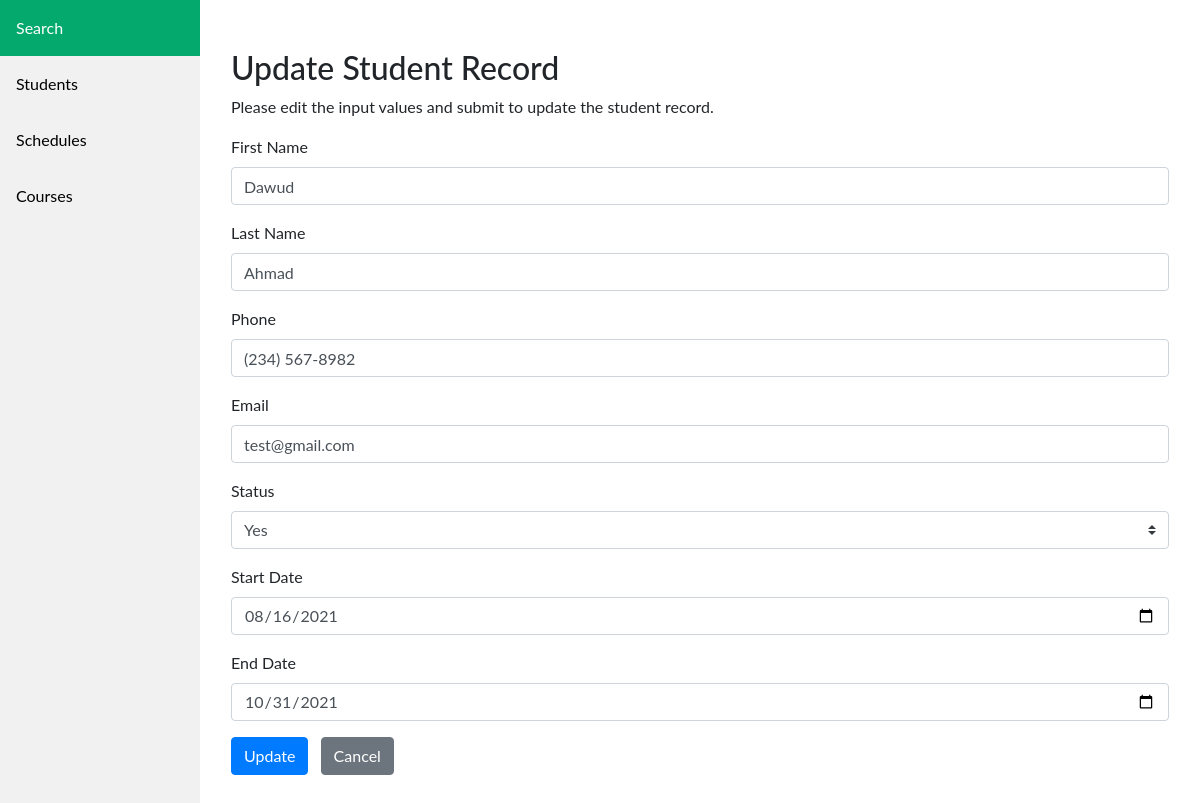
Screenshot of /students/update-stud.php?id=6 with the database file from the repository.
### tables this page shows
CREATE TABLE `t_students` (
  `ID_student` int(11) NOT NULL,
  `fname` char(10) NOT NULL,
  `lname` char(15) NOT NULL,
  `phone` varchar(45) NOT NULL,
  `email` char(30) NOT NULL,
  `status` tinyint(1) NOT NULL,
  `start_dte` date NOT NULL,
  `end_dte` date NOT NULL
);

### students/update-stud.php (the view, shortened to what this page needs)
<?php require_once '../header.php'; ?>
<?php
	$fname = $lname = $phone = $email = "";
	$fname_err = $lname_err = $phone_err = $email_err = "";
	if(isset($_POST["id"]) && !empty($_POST["id"])){
		$id = $_POST["id"];
	    $input_fname = trim($_POST["fname"]);
	    if(empty($input_fname)){
	        $fname_err = "Please enter first name.";
	    } elseif(!filter_var($input_fname, FILTER_VALIDATE_REGEXP, array("options"=>array("regexp"=>"/^[a-zA-Z\s]+$/")))){
	        $fname_err = "Please enter a valid name.";
	    } else{
	        $fname = $input_fname;
	    }
	    $input_lname = trim($_POST["lname"]);
	    if(empty($input_lname)){
	        $lname_err = "Please enter last name.";
	    } elseif(!filter_var($input_lname, FILTER_VALIDATE_REGEXP, array("options"=>array("regexp"=>"/^[a-zA-Z\s]+$/")))){
	        $lname_err = "Please enter a valid name.";
	    } else{
	        $lname = $input_lname;
	    }
	    $input_phone = trim($_POST["phone"]);
	    if(empty($input_phone)){
	        $phone_err = "Please enter a phone number.";
	    } elseif(!isValidTelephoneNumber($input_phone)){
	        $phone_err = "Please enter a valid phone number.";
	    } else{
	        $phone1 = normalizeTelephoneNumber($input_phone);
	        $phone = sprintf("(%s) %s-%s", substr($phone1, 2, 3), substr($phone1, 5, 3), substr($phone1, 8));
	    }
	    $input_email = trim($_POST["email"]);
	    if(empty($input_email)){
	        $email_err = "Please enter an email.";
	    } elseif(!filter_var($input_email, FILTER_VALIDATE_EMAIL)){
	        $email_err = "Please enter a valid email.";
	    } else{
	        $email = $input_email;
	    }
	    $status = trim($_POST["status"]);
	    $input_startd = trim($_POST["startd"]);
	    $startd = $input_startd;
	    $input_endd = trim($_POST["endd"]);
	    $endd = $input_endd;
	    if(empty($fname_err) && empty($lname_err) && empty($phone_err) && empty($email_err)){
	        $sql1 = "UPDATE t_students SET fname=?, lname=?, phone=?, email=?, status=?, start_dte=?, end_dte=? WHERE ID_student = ?";
	        if($stmt = $db->prepare($sql1)){
	            $stmt->bind_param("sssssssi", $param_fname, $param_lname, $param_phone, $param_email, $param_status, $param_startd, $param_endd, $param_id);
	            $param_fname = $fname;
	            $param_lname = $lname;
	            $param_phone = $phone;
	            $param_email = $email;
	            $param_status = $status;
	            $param_startd = $startd;
	            $param_endd = $endd;
	            $param_id = $id;
	            if($stmt->execute()){
	                header("location: ../students.php");
	                exit();
	            } else{
	                echo "Oops! Something went wrong. Please try again later.";
	            }
	        }
	        $stmt->close();
	    }
	    $db->close();
	} else {
		if (isset($_GET["id"]) && !empty(trim($_GET["id"]))) {
			$sql = "SELECT * FROM t_students WHERE ID_student = ?";
			if ($stmt = $db->prepare($sql)) {
				$stmt->bind_param("i", $param_id);
				if ($stmt->execute()) {
					$result = $stmt->get_result();
					if ($result->num_rows == 1) {
						$row = $result->fetch_array(MYSQLI_ASSOC);
						$fname = $row["fname"];
		                $lname = $row["lname"];
		                $phone = $row["phone"];
		                $email = $row["email"];
		                $status = $row["status"];
		                $startd = $row["start_dte"];
		                $endd = $row["end_dte"];
					}else {
						header("location: ../error.php");
						exit();
					}
				} else {
					echo "Oops! Something went wrong. Please try again later.";
				}
			}
		} else {
			header("location: ../error.php");
			exit();
		}
	}
?>
<div class="container-fluid">
    <div class="row">
        <div class="col-md-12">
            <h2 class="mt-5">Update Student Record</h2>
            <p>Please edit the input values and submit to update the student record.</p>
            <form action="<?php echo htmlspecialchars(basename($_SERVER["REQUEST_URI"])); ?>" method="post">
                <div class="form-group">
                    <label>First Name</label>
                    <input type="text" name="fname" class="form-control <?php echo (!empty($fname_err)) ? 'is-invalid' : ''; ?>" value="<?php echo $fname; ?>">
                </div>
                <div class="form-group">
                    <label>Last Name</label>
                    <input type="text" name="lname" class="form-control <?php echo (!empty($lname_err)) ? 'is-invalid' : ''; ?>" value="<?php echo $lname; ?>">
                </div>
                <div class="form-group">
                    <label>Phone</label>
                    <input type="phone" name="phone" class="form-control <?php echo (!empty($phone_err)) ? 'is-invalid' : ''; ?>" value="<?php echo $phone; ?>">
                </div>
                <div class="form-group">
                    <label>Email</label>
                    <input type="email" name="email" class="form-control <?php echo (!empty($email_err)) ? 'is-invalid' : ''; ?>" value="<?php echo $email; ?>">
                </div>
                <div class="form-group">
                    <label>Status</label>
                    <select name="status" class="custom-select">
                    	<option value="1" <?php if ($status == '1'){ echo "selected";}?>>Yes</option>
                    </select>
                </div>
                <div class="form-group">
                    <label>Start Date</label>
                    <input type="date" name="startd" class="form-control" placeholder="yyyy/mm/dd" value="<?php echo $startd; ?>">
                </div>
                <div class="form-group">
                    <label>End Date</label>
                    <input type="date" name="endd" class="form-control" placeholder="yyyy/mm/dd" value="<?php echo $endd; ?>">
                </div>
                <input type="submit" class="btn btn-primary" value="Update">
                <a href="../students.php" class="btn btn-secondary ml-2">Cancel</a>
            </form>
        </div>
    </div>
</div>
<?php require_once '../footer.php'; ?>

### header.php (style rules this page uses)
body { margin: 0; font-family: "Lato", sans-serif; }

### rows the page displays
t_students: fname "Dawud", lname "Ahmad", phone "(234) 567-8982", email "test@gmail.com", status "Yes", startd "08/16/2021", endd "10/31/2021"
